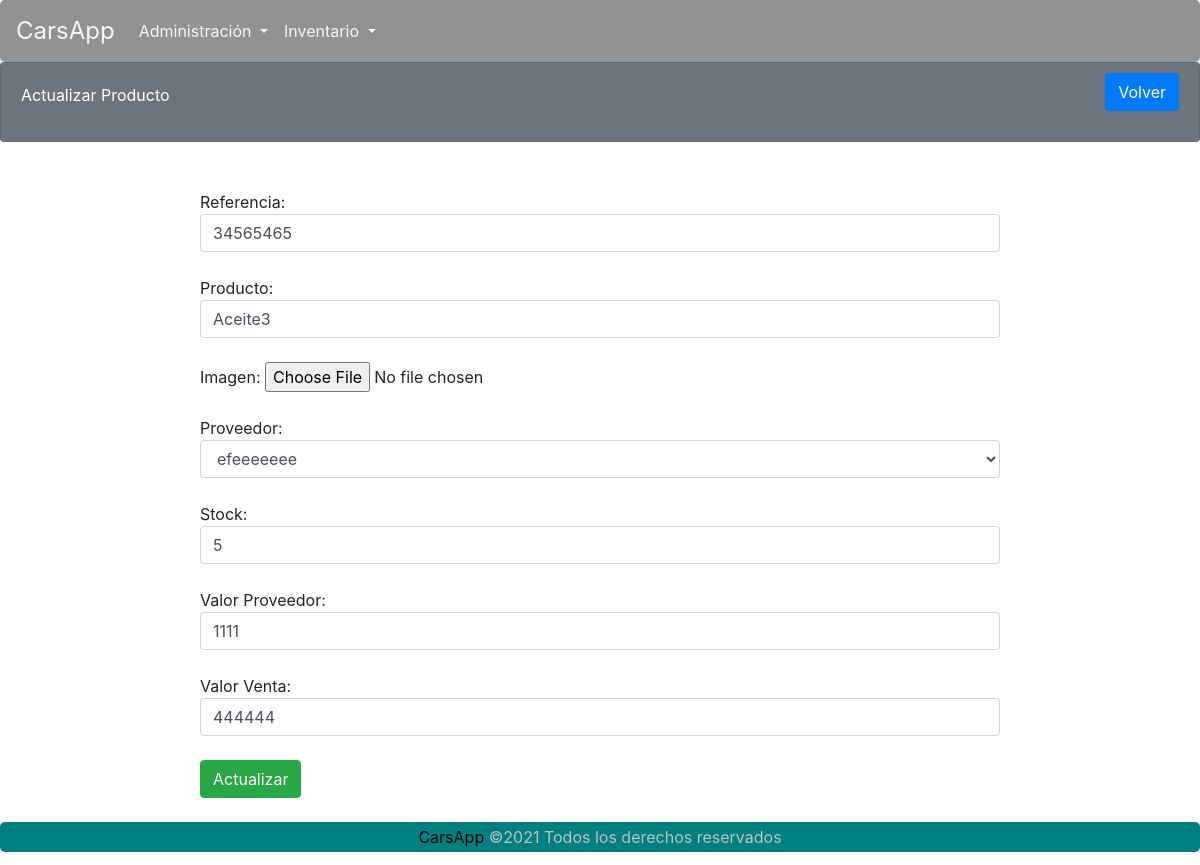
Page /carsapp/inventarioFormActualizar/2/ on the earlier database version.
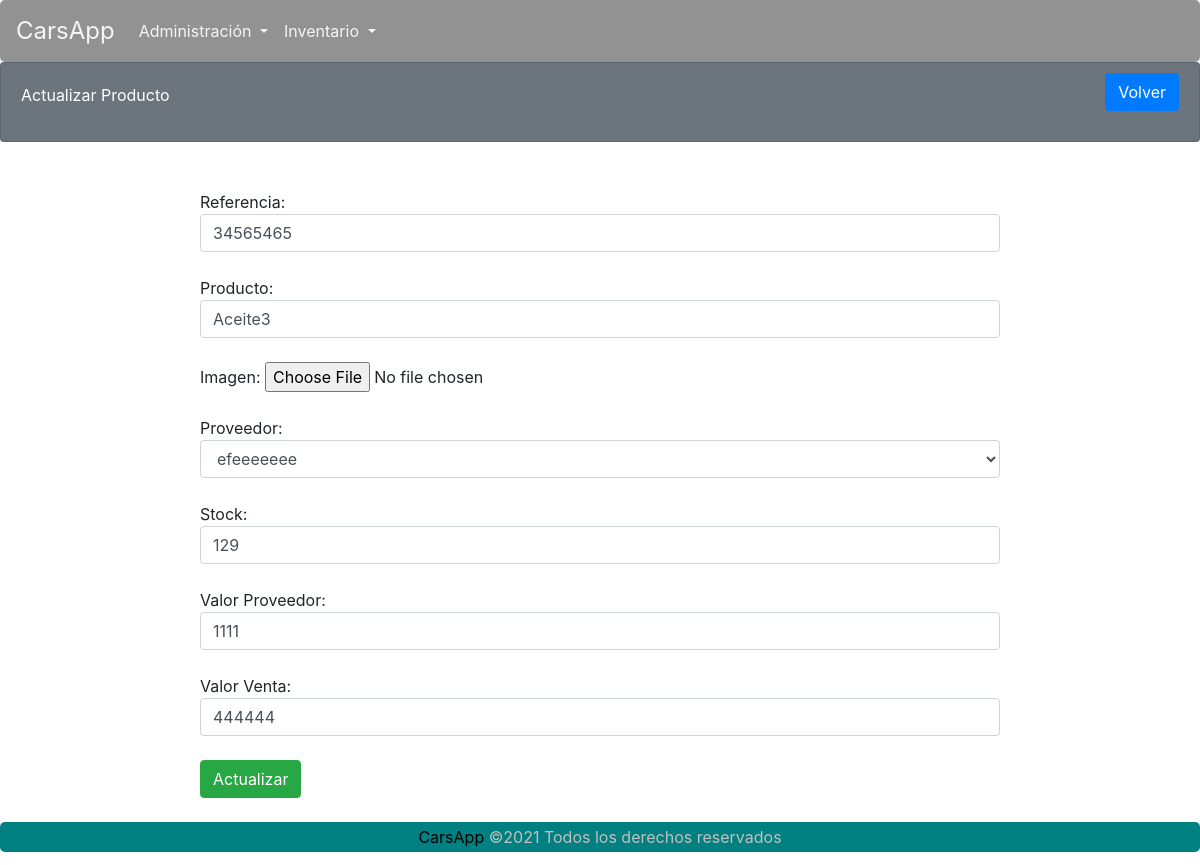
Same page on the later database version.
### carsapp/models.py (models this page shows, shortened)
class Inventario(models.Model):
    id_Producto = models.AutoField(primary_key=True)
    Ref = models.CharField(max_length=30, blank=False, null=False)
    producto = models.CharField(max_length=30, blank=False, null=False)
    imagen = models.ImageField(upload_to='productos', null=True)
    provedor = models.ForeignKey(Proveedor, on_delete=models.DO_NOTHING, default='Desconocido')
    stock = models.SmallIntegerField(blank=False, null=False)
    valor_Proveedor = models.IntegerField(blank=False, null=False)
    valor_Venta = models.IntegerField(blank=False, null=False)

class Proveedor(models.Model):
    id_proveedor = models.AutoField(primary_key=True)
    nit = models.CharField(max_length=30, blank=False, null=False)
    nombre = models.CharField(max_length=100, blank=False, null=False)
    direccion = models.CharField(max_length=50, blank=False, null=False)
    telefono = models.CharField(max_length=20, blank=False, null=False)
    email = models.EmailField(blank=False, null=False)

### carsapp/views.py (the view)
# urls.py: path('inventarioFormActualizar/<int:id>/', views.inventarioFormActualizar, name='inventarioFormActualizar'),
def inventarioFormActualizar(request, id):
    proveedor = Proveedor.objects.all()
    q = Inventario.objects.get(pk = id)
    contexto = { "dato": q, 'proveedor': proveedor}
    return render(request, 'carsapp/inventarioFormActualizar.html', contexto)

### carsapp/templates/carsapp/inventarioFormActualizar.html (shortened to what this page needs)
{% extends 'carsapp/base.html' %}
{% load static %}
{% block contenedor %}
<div class="card text-white bg-secondary">
    <div class="card-body">
        <div>
            Actualizar Producto
        </div>
        <div class="btn-cerrarSesion">
            <a class="btn btn-primary" href="{% url 'carsapp:inventarioListar' %}" id="ID_BTNListar4">Volver</a>
        </div>
    </div>
</div>
<div class="formularios">
    <form action="{% url 'carsapp:inventarioActualizar' %}" method="POST" enctype="multipart/form-data">
        <input type="hidden" name="id" value="{{ dato.id_Producto }}"><br>
        Referencia: <input name="Ref" value="{{ dato.Ref }}" class="form-control" required><br>
        Producto: <input name="producto" value="{{ dato.producto }}" class="form-control" required><br>
        Imagen: <input type="file" name="imagen" value="{{ dato.imagen.url }}" required><br><br>
        Proveedor: <select name="proveedor" class="form-control">
            <option value="{{ dato.provedor.id_proveedor }}">{{ dato.provedor.nombre }}</option>
        </select><br>
        Stock: <input type="number" name="stock" value="{{ dato.stock }}" class="form-control" required><br>
        Valor Proveedor: <input name="valor_Proveedor" value="{{ dato.valor_Proveedor }}" class="form-control" required><br>
        Valor Venta: <input name="valor_Venta" value="{{ dato.valor_Venta }}" class="form-control" required><br>
        <button type="submit" class="btn btn-success">Actualizar</button><br>
    </form>
</div>
{% endblock %}

Differences in the rows shown:
changed Inventario "Aceite3": stock "5" → "129"
